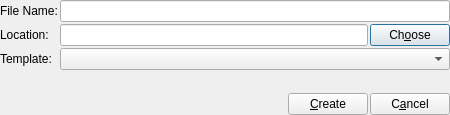
<?xml version="1.0" encoding="UTF-8"?>
<ui version="4.0">
 <class>NewFromTemplateDialog</class>
 <widget class="QDialog" name="NewFromTemplateDialog">
  <property name="windowModality">
   <enum>Qt::WindowModal</enum>
  </property>
  <property name="geometry">
   <rect>
    <x>0</x>
    <y>0</y>
    <width>450</width>
    <height>115</height>
   </rect>
  </property>
  <property name="windowTitle">
   <string>New From Template</string>
  </property>
  <layout class="QVBoxLayout" name="verticalLayout">
   <property name="spacing">
    <number>2</number>
   </property>
   <property name="margin">
    <number>0</number>
   </property>
   <item>
    <layout class="QFormLayout" name="formLayout_2">
     <item row="2" column="0">
      <widget class="QLabel" name="label_3">
       <property name="text">
        <string>Template:</string>
       </property>
      </widget>
     </item>
     <item row="1" column="0">
      <widget class="QLabel" name="label_2">
       <property name="text">
        <string>Location:</string>
       </property>
      </widget>
     </item>
     <item row="1" column="1">
      <layout class="QHBoxLayout" name="horizontalLayout_5">
       <item>
        <widget class="QLineEdit" name="lineLocation"/>
       </item>
       <item>
        <widget class="QPushButton" name="buttonChoose">
         <property name="text">
          <string>Ch&amp;oose</string>
         </property>
        </widget>
       </item>
      </layout>
     </item>
     <item row="0" column="0">
      <widget class="QLabel" name="label">
       <property name="text">
        <string>File Name:</string>
       </property>
      </widget>
     </item>
     <item row="0" column="1">
      <widget class="QLineEdit" name="lineFileName"/>
     </item>
     <item row="2" column="1">
      <widget class="QComboBox" name="comboTemplates"/>
     </item>
    </layout>
   </item>
   <item>
    <layout class="QHBoxLayout" name="horizontalLayout">
     <item>
      <spacer name="horizontalSpacer">
       <property name="orientation">
        <enum>Qt::Horizontal</enum>
       </property>
       <property name="sizeHint" stdset="0">
        <size>
         <width>40</width>
         <height>20</height>
        </size>
       </property>
      </spacer>
     </item>
     <item>
      <widget class="QPushButton" name="buttonCreate">
       <property name="text">
        <string>&amp;Create</string>
       </property>
       <property name="icon">
        <iconset resource="../resources.qrc">
         <normaloff>:/icons/actions/document-new.png</normaloff>:/icons/actions/document-new.png</iconset>
       </property>
      </widget>
     </item>
     <item>
      <widget class="QPushButton" name="buttonCancel">
       <property name="text">
        <string>C&amp;ancel</string>
       </property>
       <property name="icon">
        <iconset resource="../resources.qrc">
         <normaloff>:/icons/actions/dialog-cancel.png</normaloff>:/icons/actions/dialog-cancel.png</iconset>
       </property>
      </widget>
     </item>
    </layout>
   </item>
  </layout>
 </widget>
 <tabstops>
  <tabstop>lineFileName</tabstop>
  <tabstop>lineLocation</tabstop>
  <tabstop>comboTemplates</tabstop>
  <tabstop>buttonChoose</tabstop>
  <tabstop>buttonCreate</tabstop>
 </tabstops>
 <resources>
  <include location="../resources.qrc"/>
 </resources>
 <connections>
  <connection>
   <sender>buttonCancel</sender>
   <signal>clicked()</signal>
   <receiver>NewFromTemplateDialog</receiver>
   <slot>reject()</slot>
   <hints>
    <hint type="sourcelabel">
     <x>353</x>
     <y>110</y>
    </hint>
    <hint type="destinationlabel">
     <x>108</x>
     <y>170</y>
    </hint>
   </hints>
  </connection>
 </connections>
</ui>
